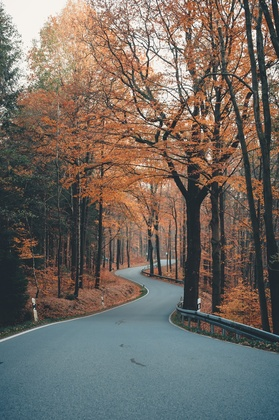
%> input picture exercises/mahdiehyazdi/4/inputImage.jpg, 279 x 420 px, shrunk from 1000 x 1503 before the run
$ octave EXC4.m   (GNU Octave 9; MATLAB toolbox functions it lacks are replaced by stand-ins)
%> lines starting %> are read from the running program, lines starting %| are printed output that depends on the picture
clc;
clear all;
close all;

img = imread('./inputImage.jpg');
%> img is the input picture: size 420x279x3 uint8; mean R, G, B 114.7, 106.1, 98.4
img =rgb2gray(img);
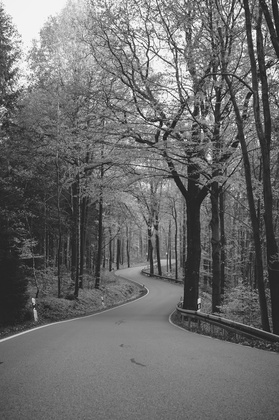
%> img: size 420x279 uint8; min 19, max 255, mean 107.8
imshow(img);

[k,l]=size(img);
%> k = 420; l = 279
k=k/2;
%> k = 210

for i=1:k
    for j=1:l
        img(i,j)=255-img(i,j);
    end
end
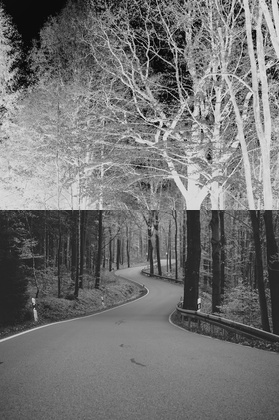
%> img: size 420x279 uint8; min 0, max 233, mean 114.7

imshow(img);
